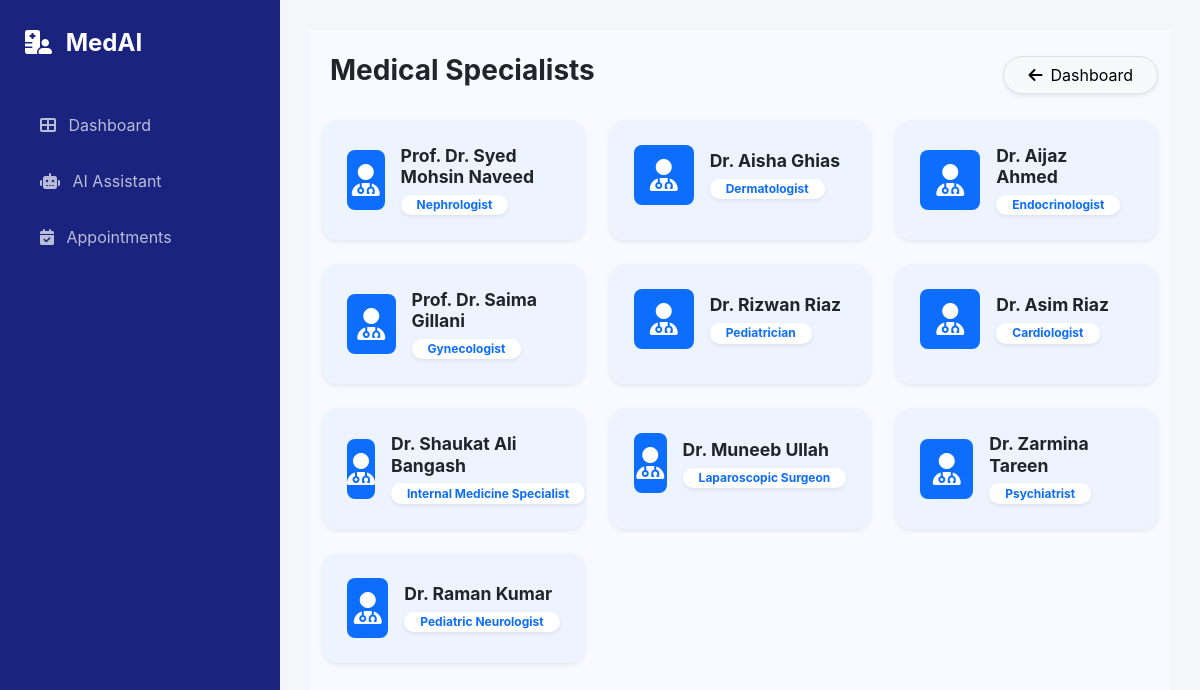
Page /admin/doctors on the committed database.
### tables this page shows
CREATE TABLE doctors (
                    id INTEGER PRIMARY KEY AUTOINCREMENT,
                    name TEXT,
                    specialization TEXT,
                    start_time TEXT,
                    end_time TEXT,
                    room TEXT,
                    fee TEXT
                );

### app.py (the view)
@app.route('/admin/doctors')
def view_doctors():
    try:
        db_manager.cursor.execute("SELECT name, specialization FROM doctors")
        doctors_list = db_manager.cursor.fetchall()
        return render_template('view_doctors.html', doctors=doctors_list)
    except Exception as e:
        return f"Database Error: {str(e)}"

### templates/view_doctors.html (shortened to what this page needs)
{% extends "index.html" %}
{% block content %}
<div class="container-fluid py-4" style="background-color: #f8faff; min-height: 100vh;">
    <div class="d-flex justify-content-between align-items-center mb-4">
        <h3 class="fw-bold text-dark">Medical Specialists</h3>
        <a href="{{ url_for('dashboard_page') }}" class="btn btn-light shadow-sm rounded-pill px-4 border">
            <i class="fas fa-arrow-left me-2"></i>Dashboard
        </a>
    </div>
    <div class="row g-4">
        {% for doc in doctors %}
        <div class="col-md-4">
            <div class="card border-0 shadow-sm rounded-4 p-4 h-100" style="background-color: #eef4ff;">
                <div class="d-flex align-items-center">
                    <div class="bg-primary rounded-3 d-flex align-items-center justify-content-center me-3" style="width: 60px; height: 60px;">
                        <i class="fas fa-user-md fa-2x text-white"></i>
                    </div>
                    <div>
                        <h5 class="fw-bold mb-1 text-dark" style="font-size: 1.1rem;">{{ doc[0] }}</h5>
                        <span class="badge bg-white text-primary rounded-pill px-3 shadow-sm" style="font-size: 0.75rem;">
                            {{ doc[1] }}
                        </span>
                    </div>
                </div>
            </div>
        </div>
        {% endfor %}
    </div>
</div>
{% endblock %}

### templates/index.html (shortened to what this page needs)
<!DOCTYPE html>
<html lang="en">
<head>
    <link rel="stylesheet" href="https://cdnjs.cloudflare.com/ajax/libs/font-awesome/6.4.0/css/all.min.css">
    <link href="https://cdn.jsdelivr.net/npm/bootstrap@5.3.0/dist/css/bootstrap.min.css" rel="stylesheet">
</head>
<body>
<div class="sidebar">
    <div class="logo"><i class="fas fa-hospital-user me-2"></i> MedAI</div>
    <nav>
        <a href="{{ url_for('dashboard_page') }}" class="{{ 'active' if request.endpoint == 'dashboard_page' }}">
            <i class="fas fa-th-large me-2"></i> Dashboard
        </a>
        <a href="{{ url_for('chat_page') }}" class="{{ 'active' if request.endpoint == 'chat_page' }}">
            <i class="fas fa-robot me-2"></i> AI Assistant
        </a>
        <a href="{{ url_for('appointment_view') }}" class="{{ 'active' if request.endpoint == 'appointment_view' }}">
            <i class="fas fa-calendar-check me-2"></i> Appointments
        </a>
    </nav>
</div>
<div class="main-content">
    {% block content %}{% endblock %}
</div>
</body>
</html>

### templates/index.html (style rules this page uses)
:root { --sidebar-bg: #1a237e; --accent: #3949ab; --bg-light: #f4f7f9; }
body { font-family: 'Inter', sans-serif; background: var(--bg-light); display: flex; height: 100vh; overflow: hidden; margin: 0; }
.sidebar { width: 280px; background: var(--sidebar-bg); color: white; padding: 25px; }
.sidebar .logo { font-size: 24px; font-weight: bold; margin-bottom: 40px; }
.sidebar nav a { display: block; color: rgba(255,255,255,0.7); text-decoration: none; padding: 12px 15px; margin-bottom: 8px; border-radius: 10px; transition: 0.2s; }
.main-content { flex: 1; padding: 30px; overflow-y: auto; }

### templates/view_doctors.html (style rules this page uses)
.card { transition: transform 0.2s ease-in-out; border: 1px solid transparent !important; }

### rows in the picture
doctors: name "Prof. Dr. Syed Mohsin Naveed", specialization "Nephrologist"
doctors: name "Dr. Aisha Ghias", specialization "Dermatologist"
doctors: name "Dr. Aijaz Ahmed", specialization "Endocrinologist"
doctors: name "Prof. Dr. Saima Gillani", specialization "Gynecologist"
doctors: name "Dr. Rizwan Riaz", specialization "Pediatrician"
doctors: name "Dr. Asim Riaz", specialization "Cardiologist"
doctors: name "Dr. Shaukat Ali Bangash", specialization "Internal Medicine Specialist"
doctors: name "Dr. Muneeb Ullah", specialization "Laparoscopic Surgeon"
doctors: name "Dr. Zarmina Tareen", specialization "Psychiatrist"
doctors: name "Dr. Raman Kumar", specialization "Pediatric Neurologist"
